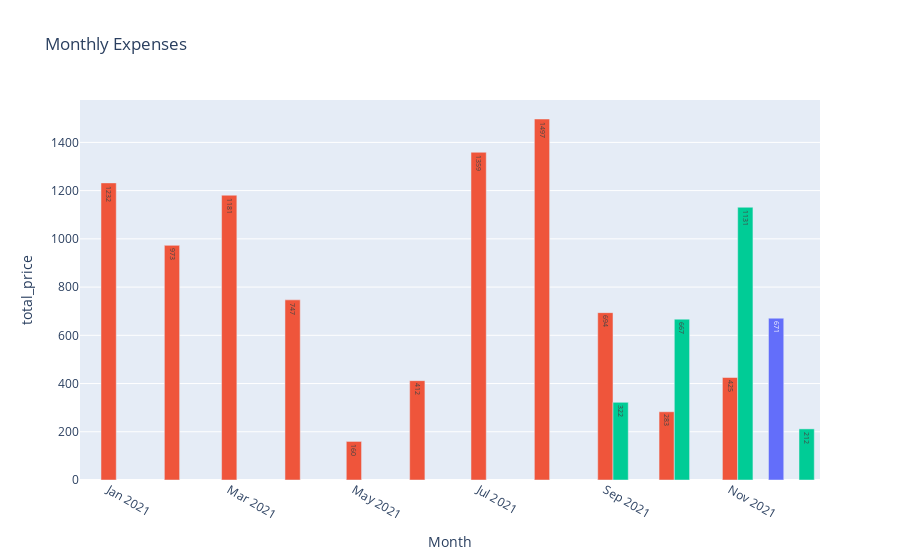

The cell this chart's notebook holds for it:
### Code cell
chart = px.bar(monthly, title="Monthly Expenses", text_auto=True, barmode='group', color='currency', x='year-month', y='total_price',
               labels={"value": "Total Expense", "year-month": "Month"})
chart.update_layout(showlegend=False)
chart.update_xaxes(tickangle=30)

### Figure 1 — Plotly figure (JSON) as saved in the notebook; plotly's stock layout.template omitted (floating-point values rounded to 4 significant figures)
{"data": [{"alignmentgroup": "True", "hovertemplate": "currency=EUR<br>Month=%{x}<br>total_price=%{y}<extra></extra>", "legendgroup": "EUR", "marker": {"color": "#636efa", "pattern": {"shape": ""}}, "name": "EUR", "offsetgroup": "EUR", "orientation": "v", "showlegend": true, "textposition": "auto", "texttemplate": "%{y}", "type": "bar", "x": ["2021-12"], "xaxis": "x", "y": [671], "yaxis": "y"}, {"alignmentgroup": "True", "hovertemplate": "currency=ILS<br>Month=%{x}<br>total_price=%{y}<extra></extra>", "legendgroup": "ILS", "marker": {"color": "#EF553B", "pattern": {"shape": ""}}, "name": "ILS", "offsetgroup": "ILS", "orientation": "v", "showlegend": true, "textposition": "auto", "texttemplate": "%{y}", "type": "bar", "x": ["2021-01", "2021-02", "2021-03", "2021-04", "2021-05", "2021-06", "2021-07", "2021-08", "2021-09", "2021-10", "2021-11"], "xaxis": "x", "y": [1232, 973, 1181, 747, 160, 412, 1359, 1497, 694, 283, 425], "yaxis": "y"}, {"alignmentgroup": "True", "hovertemplate": "currency=USD<br>Month=%{x}<br>total_price=%{y}<extra></extra>", "legendgroup": "USD", "marker": {"color": "#00cc96", "pattern": {"shape": ""}}, "name": "USD", "offsetgroup": "USD", "orientation": "v", "showlegend": true, "textposition": "auto", "texttemplate": "%{y}", "type": "bar", "x": ["2021-09", "2021-10", "2021-11", "2021-12"], "xaxis": "x", "y": [322, 667, 1131, 212], "yaxis": "y"}], "layout": {"barmode": "group", "legend": {"title": {"text": "currency"}, "tracegroupgap": 0}, "showlegend": false, "title": {"text": "Monthly Expenses"}, "xaxis": {"anchor": "y", "domain": [0, 1], "tickangle": 30, "title": {"text": "Month"}}, "yaxis": {"anchor": "x", "domain": [0, 1], "title": {"text": "total_price"}}}}
